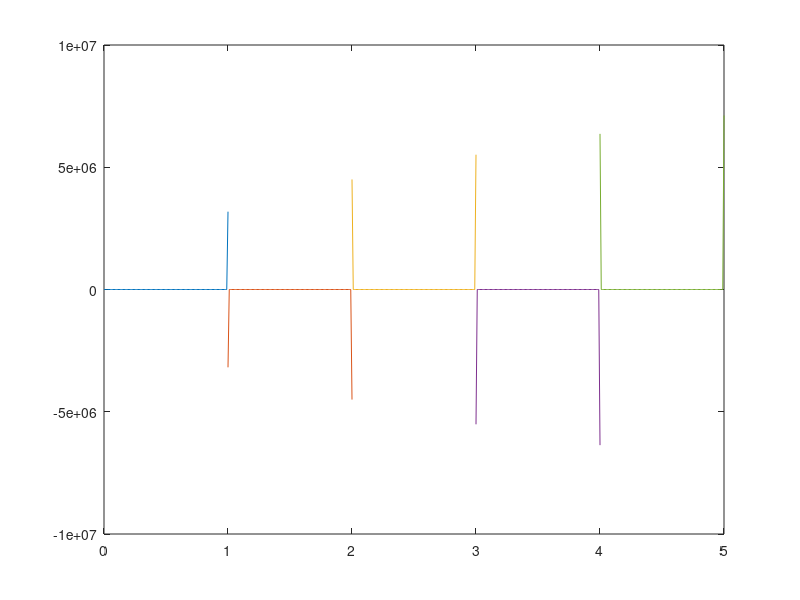

This figure's MATLAB source: (Note: this script raises an error after producing the figure.)
eps = 1e-7;
g = @(k) linspace(k+eps, k+1-eps, 100);
f = @(x) sqrt(x) ./ sin(pi*x);
plot(g(0), f(g(0)), g(1), f(g(1)), g(2), f(g(2)), g(3), f(g(3)), g(4), f(g(4)));
xline(0, ':'); 
xline(1, ':');
xline(2, ':');
xline(3, ':');
xline(4, ':');
xline(5, ':');
ylim([-100 100]);
xlabel('x')
ylabel('y')
